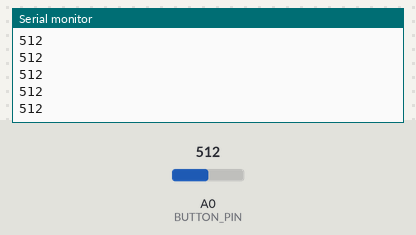
Bench run of a sketch on a simulated Arduino Uno, built with avr-gcc and run on an emulated ATmega328P. Parts: the last lines printed to the serial monitor. Inputs (shaded band) come from the test bench; at power-on: A0 (BUTTON_PIN) = 512.

Above: at 1.2 s.
1.3 s: A0 (BUTTON_PIN) set to 716
At 2.0 s:
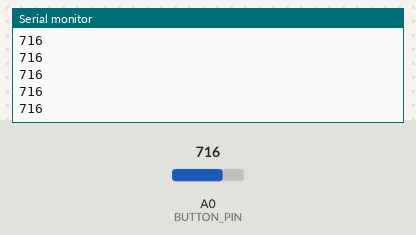
2.8 s: A0 (BUTTON_PIN) set to 900
At 3.3 s:
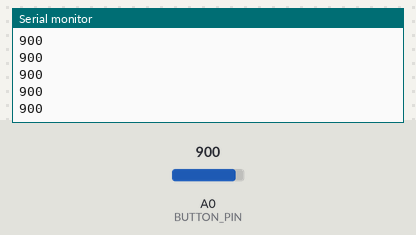
Timing chart, 0 to 5.8 s (numbered marks = the images above; inputs shaded):
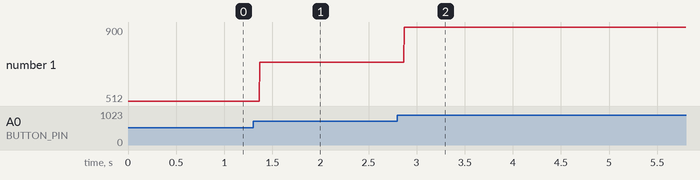

The sketch:

braintest1.ino
```cpp
#define BUTTON_PIN A0

void setup() {
  // put your setup code here, to run once:
  //pinMode(BUTTON_PIN, INPUT);
  Serial.begin(9600);
}

void loop() {
  // put your main code here, to run repeatedly:
  int buttonVal = analogRead(BUTTON_PIN);
  Serial.println(buttonVal);
}
```

Measured:
- after the input at 1.3 s, the serial monitor: prints a new line after 0.07 s (image 1)
- after the input at 2.8 s, the serial monitor: prints a new line after 0.07 s (image 2)
- plotted number 1: 512 → 716 after the input at 1.3 s, 716 → 900 after the input at 2.8 s
